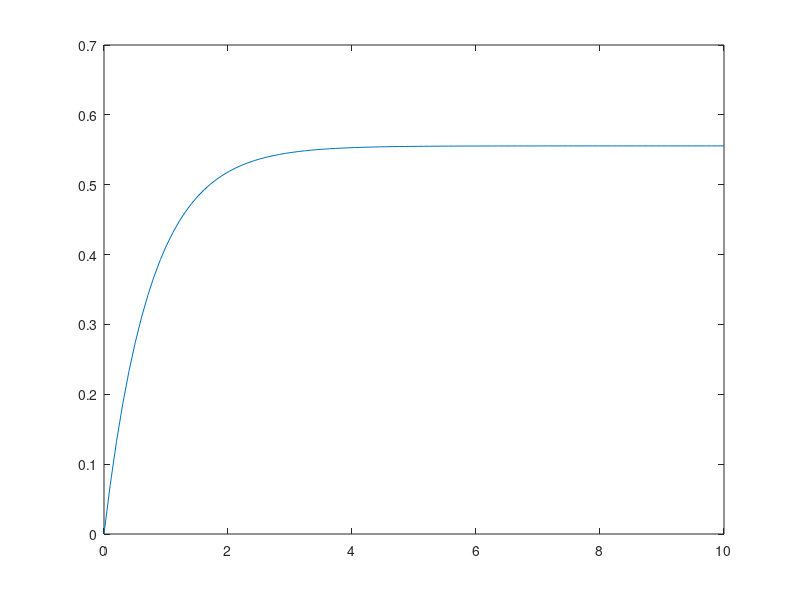

Recreate this plot in MATLAB.
clear all
close all
clc

g = tf([1],[1 0.6])
k = 0.75
y = feedback(g*k,1)

t = linspace(0,10,100)

plot(t, step(y, t))
xlim([0 10])